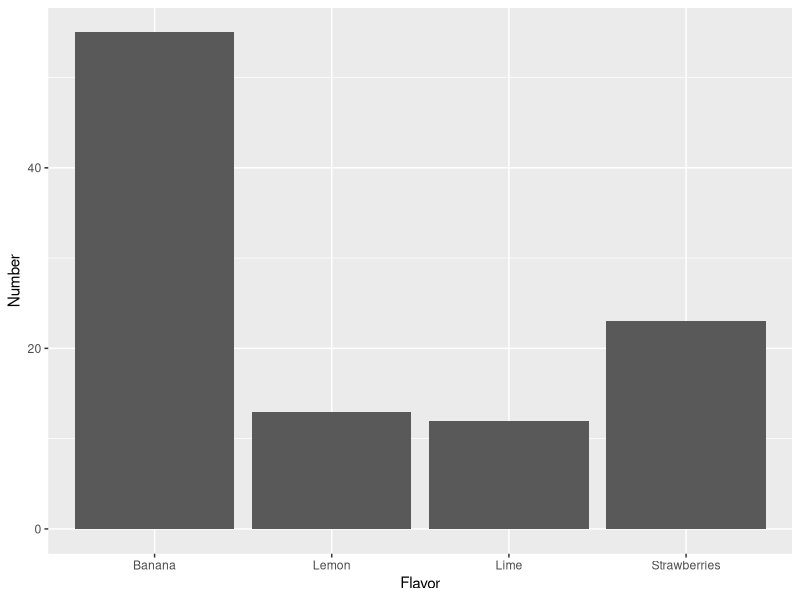
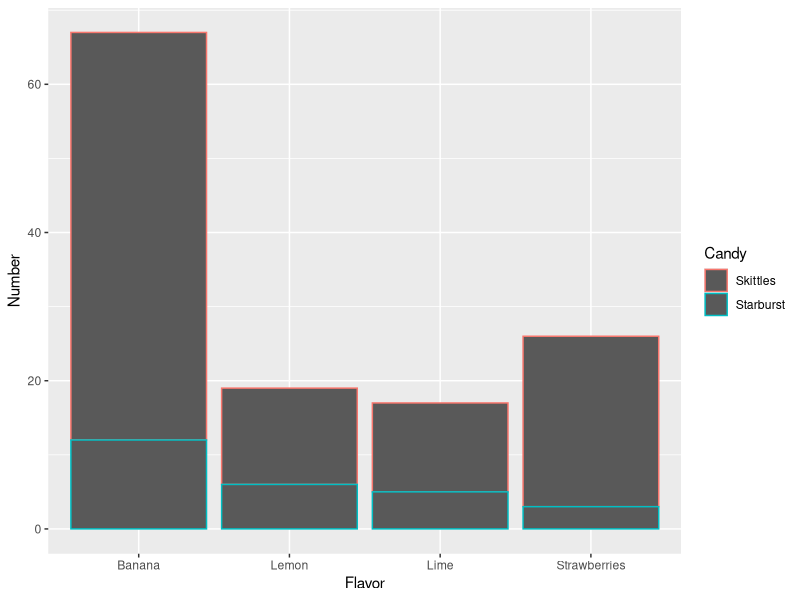

These charts were generated, in order, by the following R code:
## ---- chunk 1
my_data <- read.table('data_sheet_candy.txt', header = T)
## ---- chunk 2
my_data
## ---- chunk 3
library(ggplot2)
ggplot(data=my_data, aes(x=Flavor, y=Number)) + geom_bar(stat='identity')
## ---- chunk 4
two_candies <- read.table('data_sheet_two_candies.txt', header = T)
## ---- chunk 5
ggplot(data=two_candies, aes(x=Flavor, y=Number, color=Candy)) + geom_bar(stat='identity')
